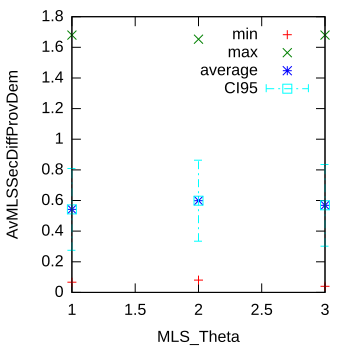

gnuplot code for this plot:
set terminal svg noenhanced dashed size 350,350
set output "Plot2d/AvMLSSecDiffProvDem.svg"
set xlabel 'MLS_Theta' 
set ylabel 'AvMLSSecDiffProvDem' rotate left
plot 'Plot2d/AvMLSSecDiffProvDem.data' using 1:2 title 'min', \
'Plot2d/AvMLSSecDiffProvDem.data' using 1:3 title 'max', \
'Plot2d/AvMLSSecDiffProvDem.data' using 1:4 title 'average', \
'Plot2d/AvMLSSecDiffProvDem.data' using 1:4:5 with errorbars title 'CI95'
